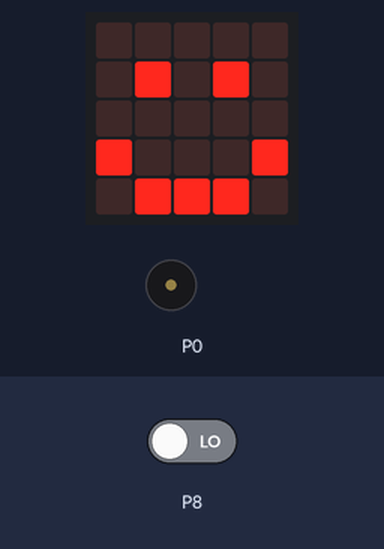
Bench run of a program on a simulated BBC micro:bit (MakeCode). Shown: the board's 5×5 LED display, buzzer (waves = sounding). Inputs (shaded band) come from the test bench; at power-on: P8 LOW. What the program prints to the serial console is not drawn.

Above: at 0.1 s.
Timing chart, 0 to 130.0 s (numbered marks = the images above):
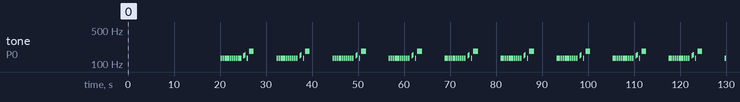

The program:

main.ts
```typescript
let warning = 0
let 센서값 = 0
let 리스트 = [0]
let 인덱스 = 0
let 데이터함 = 0
basic.forever(function () {
    센서값 = pins.digitalReadPin(DigitalPin.P8)
    serial.writeValue("x", 센서값)
    인덱스 += 1
    if (인덱스 > 100) {
        인덱스 = 1
    }
    리스트[인덱스] = 센서값
    데이터함 = 0
    if (리스트.length != 100) {
        for (let index = 0; index <= 99; index++) {
            데이터함 = 인덱스 + 리스트[인덱스 + 1]
        }
    }
    serial.writeValue("y", 데이터함 / 0)
    if (데이터함 / 100 > 0.6) {
        warning = 3
    } else if (데이터함 / 100 > 0.4) {
        warning = 2
    } else {
        warning = 1
    }
    basic.pause(100)
})
basic.forever(function () {
    if (warning == 3) {
        basic.showLeds(`
            # . . . #
            . # . # .
            . . . . .
            . # # # .
            # . . . #
            `)
        music.startMelody(music.builtInMelody(Melodies.Baddy), MelodyOptions.Once)
    } else if (warning == 2) {
        basic.showLeds(`
            . . . . .
            . # . # .
            . . . . .
            . # # # .
            # . . . #
            `)
    } else if (warning == 1) {
        basic.showLeds(`
            . . . . .
            . # . # .
            . . . . .
            # . . . #
            . # # # .
            `)
    }
})
```

test.ts
```typescript
// 테스트는 여기로 이동합니다; 이 패키지가 확장으로 사용될 때 컴파일되지 않을 것 입니다.
```

Measured:
- by itself, tone on P0: plays 131 Hz for 0.38 s, 131 Hz for 0.34 s, 131 Hz for 0.34 s, 131 Hz for 0.34 s, 131 Hz for 0.34 s, 131 Hz for 0.34 s … (136 notes in this stretch)
